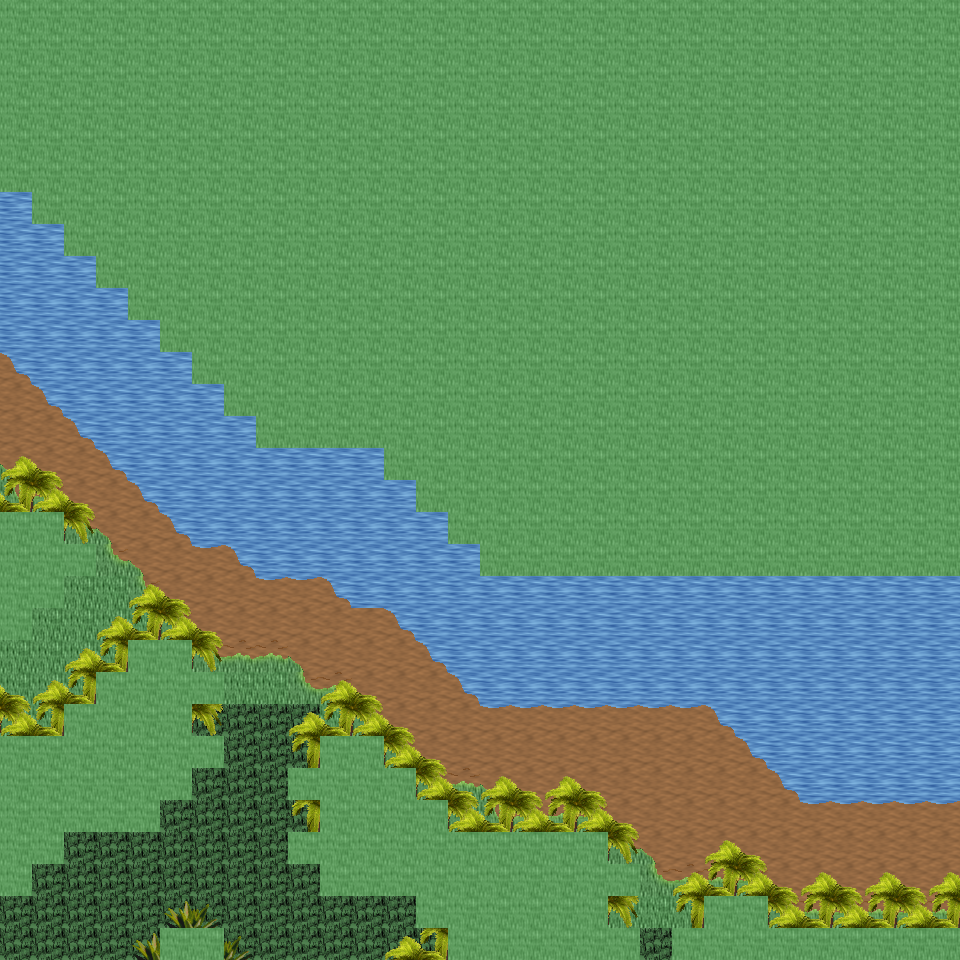

This game map was drawn from its Tiled (.tmx) file and the tilesets committed beside it. A one-line description and the trimmed map source follow:
An orthogonal 30x30 tile map with 32x32 px tiles, 6 tile layers (Ground, Object, Object2, Above, ...), 26 tilesets and 7 objects (7x mapExit).

<map version="1.0" orientation="orthogonal" renderorder="right-down" width="30" height="30" tilewidth="32" tileheight="32" nextobjectid="8">
  <tileset firstgid="1" name="tileset_ground_ground" tilewidth="32" tileheight="32" tilecount="33" columns="3">
    <image source="../drawable/tileset_ground_ground.png" width="96" height="352" />
  </tileset>
  <tileset firstgid="34" name="tileset_ground_water_pool" tilewidth="32" tileheight="32" tilecount="72" columns="3">
    <image source="../drawable/tileset_ground_water_pool.png" width="96" height="768" />
  </tileset>
  <tileset firstgid="106" name="tileset_ground_water_pool_deep" tilewidth="32" tileheight="32" tilecount="72" columns="3">
    <image source="../drawable/tileset_ground_water_pool_deep.png" width="96" height="768" />
  </tileset>
  <tileset firstgid="178" name="tileset_ground_water_pool_corners" tilewidth="32" tileheight="32" tilecount="72" columns="3">
    <image source="../drawable/tileset_ground_water_pool_corners.png" width="96" height="768" />
  </tileset>
  <tileset firstgid="250" name="tileset_ground_grass_edges" tilewidth="32" tileheight="32" tilecount="36" columns="12">
    <image source="../drawable/tileset_ground_grass_edges.png" width="384" height="96" />
  </tileset>
  <tileset firstgid="286" name="tileset_ground_grass_corners" tilewidth="32" tileheight="32" tilecount="24" columns="6">
    <image source="../drawable/tileset_ground_grass_corners.png" width="192" height="128" />
  </tileset>
  <tileset firstgid="310" name="tileset_ground_ladder_vertical_dark" tilewidth="32" tileheight="32" tilecount="3" columns="3">
    <image source="../drawable/tileset_ground_ladder_vertical_dark.png" width="96" height="32" />
  </tileset>
  <tileset firstgid="313" name="tileset_plant_tree_palm_tree" tilewidth="32" tileheight="32" tilecount="6" columns="2">
    <image source="../drawable/tileset_plant_tree_palm_tree.png" width="64" height="96" />
  </tileset>
  <tileset firstgid="319" name="tileset_plant_tree_tree_realistic" tilewidth="32" tileheight="32" tilecount="16" columns="4">
    <image source="../drawable/tileset_plant_tree_tree_realistic.png" width="128" height="128" />
  </tileset>
  <tileset firstgid="335" name="tileset_logic_creature_animal" tilewidth="32" tileheight="32" tilecount="32" columns="8">
    <image source="../drawable/tileset_logic_creature_animal.png" width="256" height="128" />
  </tileset>
  <tileset firstgid="367" name="tileset_logic_collision" tilewidth="32" tileheight="32" tilecount="1" columns="1">
    <image source="../drawable/tileset_logic_collision.png" width="32" height="32" />
  </tileset>
  <tileset firstgid="368" name="tileset_plant_bush_various_small" tilewidth="32" tileheight="32" tilecount="9" columns="3">
    <image source="../drawable/tileset_plant_bush_various_small.png" width="96" height="96" />
  </tileset>
  <tileset firstgid="377" name="tileset_ground_ridge_earth_pale" tilewidth="32" tileheight="32" tilecount="96" columns="12">
    <image source="../drawable/tileset_ground_ridge_earth_pale.png" width="384" height="256" />
  </tileset>
  <tileset firstgid="473" name="tileset_object_tent" tilewidth="32" tileheight="32" tilecount="9" columns="3">
    <image source="../drawable/tileset_object_tent.png" width="96" height="96" />
  </tileset>
  <tileset firstgid="482" name="tileset_logic_creature_amazon" tilewidth="32" tileheight="32" tilecount="16" columns="8">
    <image source="../drawable/tileset_logic_creature_amazon.png" width="256" height="64" />
  </tileset>
  <tileset firstgid="498" name="tileset_furniture_light_iron_lamp" tilewidth="32" tileheight="32" tilecount="3" columns="1">
    <image source="../drawable/tileset_furniture_light_iron_lamp.png" width="32" height="96" />
  </tileset>
  <tileset firstgid="501" name="tileset_furniture_light_flames" tilewidth="32" tileheight="32" tilecount="6" columns="6">
    <image source="../drawable/tileset_furniture_light_flames.png" width="192" height="32" />
  </tileset>
  <tileset firstgid="507" name="tileset_ground_rock_rocks_2" tilewidth="32" tileheight="32" tilecount="4" columns="2">
    <image source="../drawable/tileset_ground_rock_rocks_2.png" width="64" height="64" />
  </tileset>
  <tileset firstgid="511" name="tileset_logic_portal" tilewidth="32" tileheight="32" tilecount="24" columns="8">
    <image source="../drawable/tileset_logic_portal.png" width="256" height="96" />
  </tileset>
  <tileset firstgid="535" name="tileset_logic_item_fruits" tilewidth="32" tileheight="32" tilecount="16" columns="8">
    <image source="../drawable/tileset_logic_item_fruits.png" width="256" height="64" />
  </tileset>
  <tileset firstgid="551" name="tileset_plant_pineapple_plant" tilewidth="32" tileheight="32" tilecount="6" columns="2">
    <image source="../drawable/tileset_plant_pineapple_plant.png" width="64" height="96" />
  </tileset>
  <tileset firstgid="557" name="tileset_ground_grass_2" tilewidth="32" tileheight="32" tilecount="21" columns="3">
    <image source="../drawable/tileset_ground_grass_2.png" width="96" height="224" />
  </tileset>
  <tileset firstgid="578" name="tileset_light_dim_yellow_light_7x5" tilewidth="32" tileheight="32" tilecount="35" columns="7">
    <image source="../drawable/tileset_light_dim_yellow_light_7x5.png" width="224" height="160" />
  </tileset>
  <tileset firstgid="613" name="tileset_light_yellow_light_5x5" tilewidth="32" tileheight="32" tilecount="25" columns="5">
    <image source="../drawable/tileset_light_yellow_light_5x5.png" width="160" height="160" />
  </tileset>
  <tileset firstgid="638" name="tileset_logic_creature_spider" tilewidth="32" tileheight="32" tilecount="3" columns="3">
    <image source="../drawable/tileset_logic_creature_spider.png" width="96" height="32" />
  </tileset>
  <tileset firstgid="641" name="tileset_logic_creature_reptile" tilewidth="32" tileheight="32" tilecount="7" columns="7">
    <image source="../drawable/tileset_logic_creature_reptile.png" width="224" height="32" />
  </tileset>
  <layer name="Ground" width="30" height="30">
    <data>[900 cells, 900 non-empty, 9 distinct tile ids]</data>
  </layer>
  <layer name="Object" width="30" height="30">
    <data>[900 cells, 197 non-empty, 13 distinct tile ids]</data>
  </layer>
  <layer name="Object2" width="30" height="30">
    <data>[900 cells, 76 non-empty, 5 distinct tile ids]</data>
  </layer>
  <layer name="Above" width="30" height="30">
    <data>[900 cells, 132 non-empty, 6 distinct tile ids]</data>
  </layer>
  <layer name="Above2" width="30" height="30">
    <data>[900 cells, 27 non-empty, 2 distinct tile ids]</data>
  </layer>
  <layer name="Walkable" width="30" height="30">
    <data>[900 cells, 544 non-empty, 1 distinct tile ids]</data>
  </layer>
  <objectgroup name="MapEvents">
    <object id="1" name="south" type="mapExit" x="0" y="928" width="160" height="32">
      <properties>
        <property name="map" value="level_0_x257_y9" />
        <property name="x" value="0" />
        <property name="y" value="1" />
      </properties>
    </object>
    <object id="2" name="south2" type="mapExit" x="224" y="928" width="224" height="32">
      <properties>
        <property name="map" value="level_0_x257_y9" />
        <property name="x" value="7" />
        <property name="y" value="1" />
      </properties>
    </object>
    <object id="3" name="south3" type="mapExit" x="640" y="928" width="32" height="32">
      <properties>
        <property name="map" value="level_0_x257_y9" />
        <property name="x" value="20" />
        <property name="y" value="1" />
      </properties>
    </object>
    <object id="4" name="west" type="mapExit" x="0" y="192" width="32" height="320">
      <properties>
        <property name="map" value="level_0_x256_y8" />
        <property name="x" value="28" />
        <property name="y" value="6" />
      </properties>
    </object>
    </objectgroup>
</map>
<!-- 3 of 7 objects omitted -->
